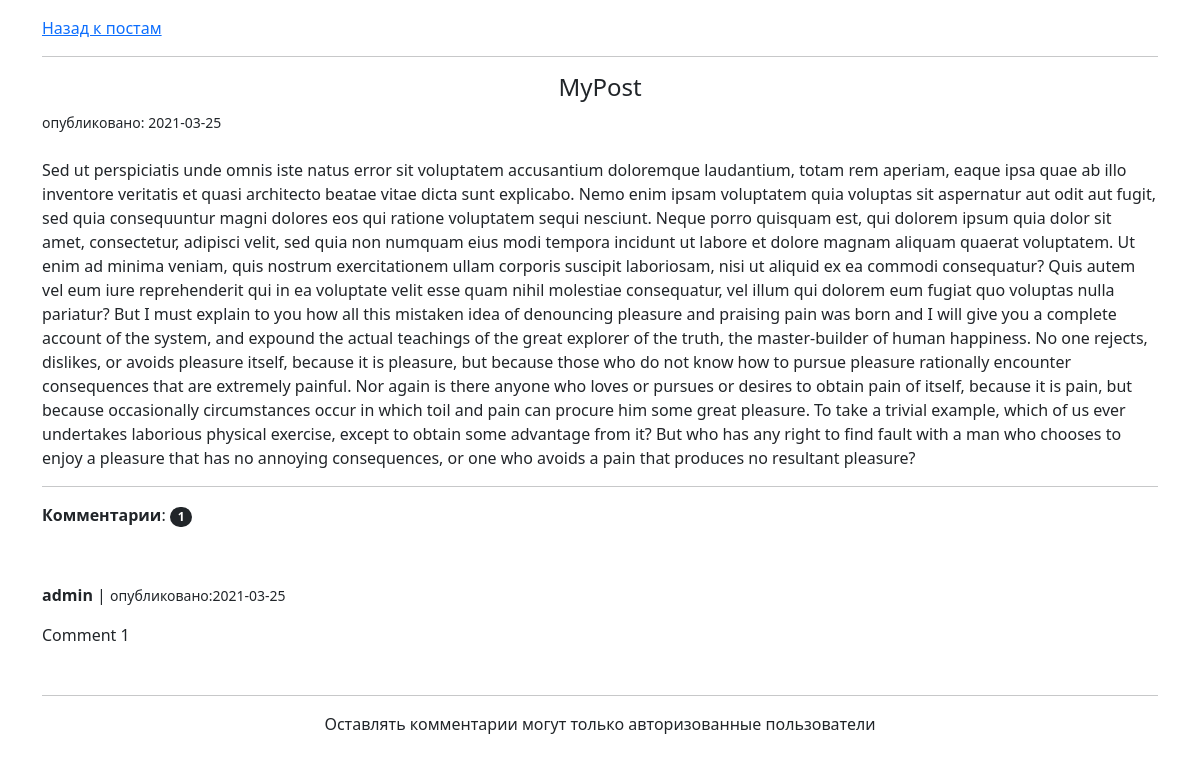
Screenshot of /posts/mypost/ with the database file from the repository.
### posts/models.py (models this page shows, shortened)
class Post(models.Model):
    author = models.ForeignKey(User, on_delete=models.CASCADE, verbose_name='Автор')
    title = models.CharField(max_length=255, verbose_name='Заголовок')
    slug = models.SlugField()
    content = models.TextField(verbose_name='Содержимое поста')
    created_at = models.DateTimeField(editable=False)
    updated_at = models.DateTimeField()
    comments = GenericRelation('comments.Comment')

### comments/models.py (models this page shows, shortened)
class Comment(models.Model):
    author = models.ForeignKey(User, verbose_name='Автор комментария', on_delete=models.CASCADE)
    content_type = models.ForeignKey(ContentType, on_delete=models.CASCADE)
    object_id = models.PositiveIntegerField()
    content_object = GenericForeignKey('content_type', 'object_id')
    text = models.TextField(verbose_name='Текст комментария')
    created_at = models.DateTimeField(editable=False)

### posts/views.py (the view)
# urls.py: path('posts/<str:post_slug>/', PostDetailView.as_view(), name='post')
class PostDetailView(DetailView):
    model = Post
    template_name = 'post_detail.html'
    context_object_name = 'post'
    slug_url_kwarg = 'post_slug'
    def get_context_data(self, **kwargs):
        context = super().get_context_data(**kwargs)
        context['form'] = CommentForm(self.request.POST or None)
        return context

### posts/templates/post_detail.html (shortened to what this page needs)
{% extends 'posts.html' %}
{% load crispy_forms_tags %}
{% block content %}
<nav aria-label="breadcrumb">
  <ol class="breadcrumb">
      <li class="breadcrumb-item active" aria-current="page"><a href="{% url 'posts' %}">Назад к постам</a></li>
  </ol>
</nav>
    <hr>
    <h4 class="text-center">{{ post.title }}</h4>
    <small>опубликовано: {{ post.created_at|date:"Y-m-d" }}</small>
    <br><br>
    <p>{{ post.content|safe }}</p>
    <hr>
    <p><strong>Комментарии</strong>: <span class="badge rounded-pill bg-dark">{{ post.comments.count }}</span></p>
    <br>
    <div class="row" id="comments-list">
        {% for comment in post.comments.all %}
            <div class="col-md-12 mt-3 mb-3">
                <p><strong>{{ comment.author.username }}</strong> | <small>опубликовано:{{ comment.created_at|date:"Y-m-d" }}</small></p>
                <p>{{ comment.text }}</p>
            </div>
        {% endfor %}
    </div>
    <hr>
    {% if request.user.is_authenticated %}
    <form action="{% url 'comments:comment-create' content_type="post" object_id=post.id %}" method="POST">
        {% csrf_token %}
        {{ form|crispy }}
        <br>
    <input class="btn btn-primary" type="submit" id="send-comment" value="Отправить">
    </form>
    {% else %}
        <p class="text-center">Оставлять комментарии могут только авторизованные пользователи</p>
    {% endif %}
{% endblock content %}

### posts/templates/posts.html (shortened to what this page needs)
<!DOCTYPE html>
<html lang="en">
<head>
    <link href="https://cdn.jsdelivr.net/npm/bootstrap@5.0.0-beta3/dist/css/bootstrap.min.css" rel="stylesheet">
</head>
<body>
<div class="container mt-3">
{% block content %}{% endblock content %}
</div>
</body>
</html>

### rows the page displays
Post: title "MyPost", created_at "2021-03-25", content "Sed ut perspiciatis unde omnis iste natus error sit voluptatem accusantium doloremque laudantium, totam rem aperiam, eaque ipsa quae ab illo inventore veritatis et quasi architecto beatae vitae dicta sunt explicabo. Nemo enim ipsam voluptatem quia voluptas sit aspernatur aut odit aut fugit, sed quia consequuntur magni dolores eos qui ratione voluptatem sequi nesciunt. Neque porro quisquam est, qui dolorem ipsum quia dolor sit amet, consectetur, adipisci velit, sed quia non numquam eius modi tempora incidunt ut labore et dolore magnam aliquam quaerat voluptatem. Ut enim ad minima veniam, quis nostrum exercitationem ullam corporis suscipit laboriosam, nisi ut aliquid ex ea commodi…"
Comment: author.username "admin", created_at "2021-03-25", text "Comment 1"

### other values shown
{{ post.comments.count }} "1"
